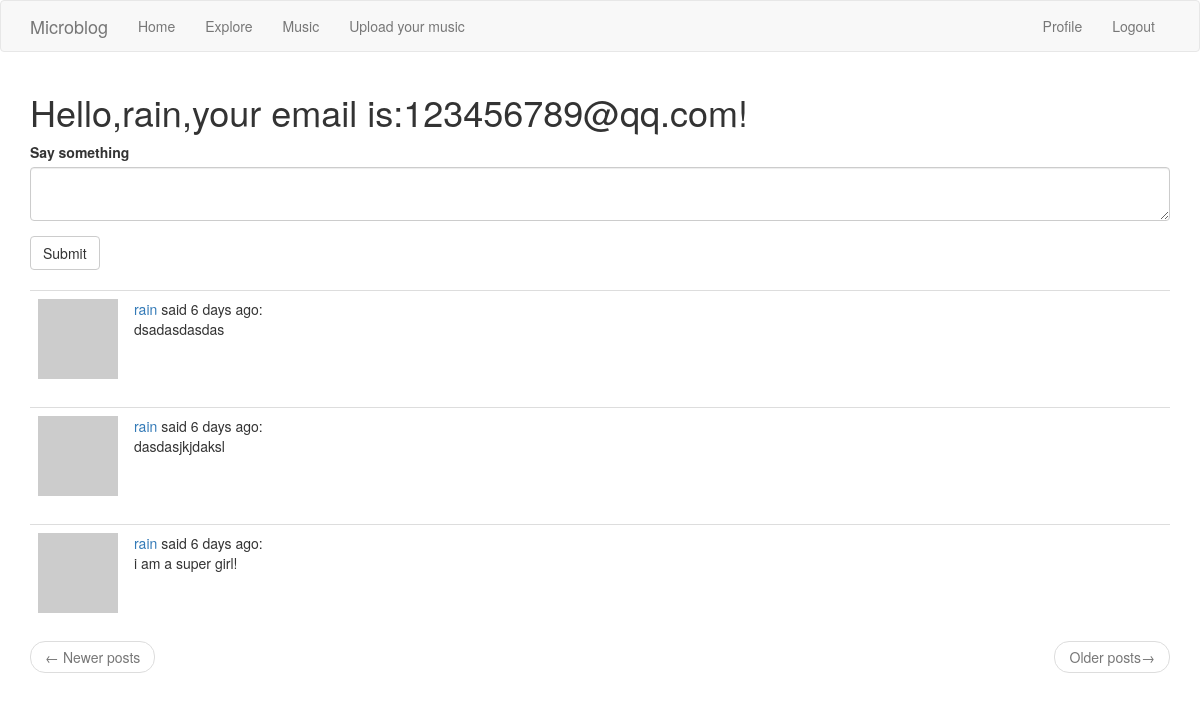
The app's page /index (signed in), older data.
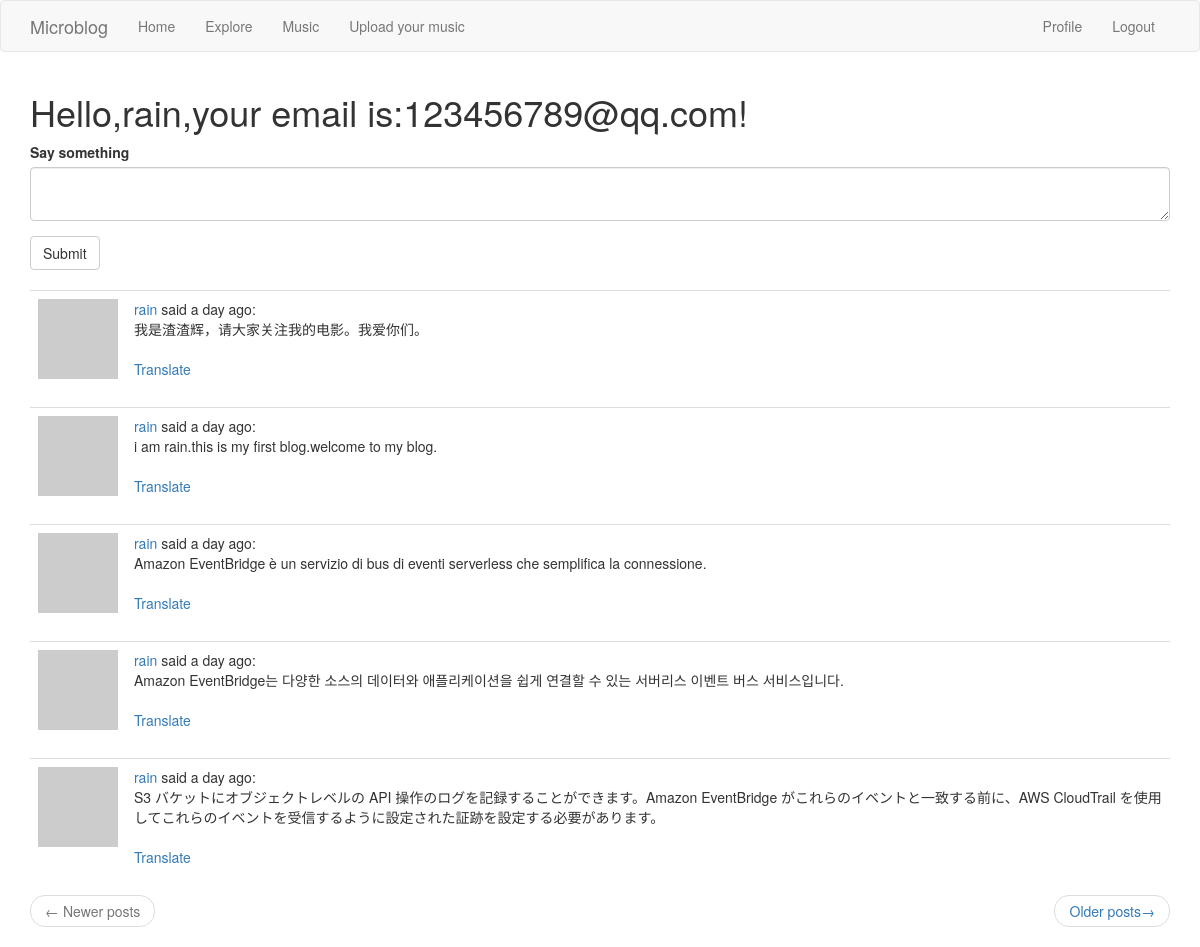
The same page, newer data.
### app/models.py (models this page shows, shortened)
class Post(db.Model):
    id = db.Column(db.Integer,primary_key=True)
    body = db.Column(db.String(140))
    timestamp = db.Column(db.DateTime,index=True,default=datetime.utcnow)
    user_id = db.Column(db.Integer,db.ForeignKey('user.id'))
    language = db.Column(db.String(5))

class User(UserMixin,db.Model):
    id = db.Column(db.Integer, primary_key=True)
    username = db.Column(db.String(64), index=True,unique=True)
    email = db.Column(db.String(120), index=True,unique=True)
    password_hash = db.Column(db.String(128))
    posts = db.relationship('Post',backref='author',lazy='dynamic')
    about_me = db.Column(db.String(140))
    last_seen = db.Column(db.DateTime,default=datetime.utcnow)
    followed = db.relationship(
        'User',
        secondary = followers,
        primaryjoin = (followers.c.follower_id==id),
        secondaryjoin = (followers.c.followed_id==id),
        backref = db.backref('followers',lazy='dynamic'),
        lazy='dynamic'
        )
    def avatar(self,size):
        digest = md5(self.email.lower().encode('utf-8')).hexdigest()
        return 'https://www.gravatar.com/avatar/{}?d=identicon&s={}'.format(digest,size)
    def followed_posts(self):
        followed_posts =  Post.query.join(
            followers,(followers.c.followed_id==Post.user_id)).filter(
                    followers.c.follower_id==self.id)
        own = Post.query.filter_by(user_id = self.id)
        return followed_posts.union(own).order_by(Post.timestamp.desc())

### app/routes.py (the view, shortened to what this page needs)
@app.route('/',methods=['GET','POST'])
@app.route('/index',methods=['GET','POST'])
@login_required
def index():
    form = PostForm()
    page = request.args.get('page',1,type=int)
    posts = current_user.followed_posts().paginate(page,app.config['POSTS_PER_PAGE'],False)
    next_url = url_for('index',page=posts.next_num) if posts.has_next else None
    prev_url = url_for('index',page=posts.prev_num) if posts.has_prev else None
    return render_template('index.html',title='Home Page',form=form,posts=posts.items,next_url=next_url,prev_url=prev_url)

### app/forms.py
class PostForm(FlaskForm):
    post = TextAreaField('Say something',validators=[DataRequired(),Length(min=1,max=140)])
    submit = SubmitField('Submit')

### app/models.py (called while the page is built)
@login.user_loader
def load_user(id):
    return User.query.get(int(id))

### app/routes.py (called while the page is built)
@app.before_request
def before_request():
    if current_user.is_authenticated:
        current_user.last_seen = datetime.utcnow()
        db.session.commit()

### app/templates/index.html
{% extends "base.html"%}
{% import 'bootstrap/wtf.html' as wtf %}
{% block app_content %}
	<h1>Hello,{{current_user.username}},your email is:{{current_user.email}}!</h1>
	{% if form %}
        {{ wtf.quick_form(form) }}
	<br>
	{% endif %}
	{% for post in posts %}
		{% include '_post.html' %}
	{% endfor %}
	<nav aria-label="...">
		<ul class="pager">
			<li class="previous{% if not prev_url %} disabled{% endif %}">
				<a href="{{ prev_url or '#' }}">
					<span aria-hidden="true">&larr;</span> Newer posts
				</a>
			</li>
			<li class="next{% if not next_url %} disabled{% endif %}">
				<a href="{{ next_url or '#' }}">
					Older posts<span aria-hidden="true">&rarr;</span>
				</a>
			</li>
		</ul>
	</nav>
{% endblock %}

### app/templates/_post.html
<table class="table table-hover">
	<tr>
		<td width="70px">
			<a href="{{ url_for('user',username=post.author.username) }}">
				<img src="{{ post.author.avatar(70) }}">
			</a>
		</td>
		<td>
			<a href="{{ url_for('user',username=post.author.username) }}">{{ post.author.username }}</a>
			said {{ moment(post.timestamp).fromNow() }}:
			<br>
			<span id="post{{ post.id }}">{{ post.body }}</span>
			{% if post.language and post.language != g.locale %}
				<br><br>
				<span id="translation{{ post.id }}">
					<a href="javascript:translate('#post{{ post.id }}','#translation{{ post.id }}','{{ post.language }}','{{ g.locale }}')">{{ _('Translate') }}</a>
				</span>
			{% endif %}
		</td>
        </tr>
</table>

Row changes from the older to the newer data that the page shows:
no longer on this page (row unchanged): Post: author.username "rain", timestamp "6 days ago", body "dsadasdasdas"
no longer on this page (row unchanged): Post: author.username "rain", timestamp "6 days ago", body "dasdasjkjdaksl"
no longer on this page (row unchanged): Post: author.username "rain", timestamp "6 days ago", body "i am a super girl!"
added Post: author.username "rain", timestamp "a day ago", body "我是渣渣辉，请大家关注我的电影。我爱你们。"
added Post: author.username "rain", timestamp "a day ago", body "i am rain.this is my first blog.welcome to my blog."
added Post: author.username "rain", timestamp "a day ago", body "Amazon EventBridge è un servizio di bus di eventi serverless che semplifica la connessione."
added Post: author.username "rain", timestamp "a day ago", body "Amazon EventBridge는 다양한 소스의 데이터와 애플리케이션을 쉽게 연결할 수 있는 서버리스 이벤트 버스 서비스입니다."
added Post: author.username "rain", timestamp "a day ago", body "S3 バケットにオブジェクトレベルの API 操作のログを記録することができます。Amazon EventBridge がこれらのイベントと一致する前に、AWS CloudTrail を使用してこれらのイベントを受信するように設定された証跡を設定する必要があります。"
